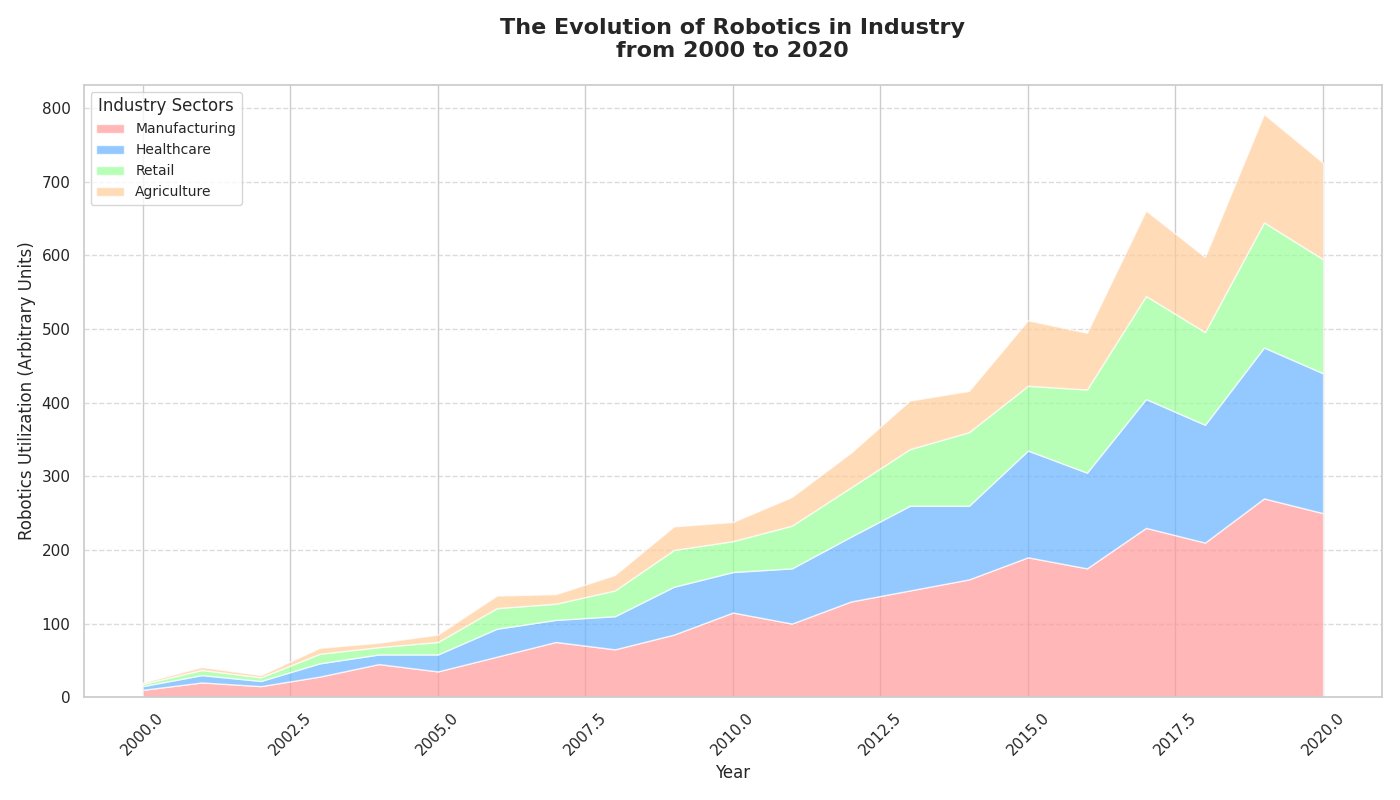

Source code (Python):
import matplotlib.pyplot as plt
import numpy as np

# Years from 2000 to 2020
years = np.arange(2000, 2021)

# Proportion of robotics utilization with shuffled data
manufacturing = np.array([10, 20, 15, 28, 45, 35, 55, 75, 65, 85, 115, 100, 130, 145, 160, 190, 175, 230, 210, 270, 250])
healthcare = np.array([5, 10, 7, 18, 13, 23, 38, 30, 45, 65, 55, 75, 88, 115, 100, 145, 130, 175, 160, 205, 190])
retail = np.array([3, 7, 5, 13, 10, 17, 28, 22, 35, 50, 42, 58, 67, 77, 100, 88, 113, 140, 126, 170, 155])
agriculture = np.array([2, 4, 3, 8, 6, 10, 17, 13, 21, 32, 26, 39, 47, 66, 56, 89, 77, 116, 102, 147, 131])

plt.figure(figsize=(14, 8))
plt.stackplot(years, manufacturing, healthcare, retail, agriculture,
              labels=['Manufacturing', 'Healthcare', 'Retail', 'Agriculture'],
              colors=['#FF9999', '#66B3FF', '#99FF99', '#FFCC99'], alpha=0.7)

plt.title("The Evolution of Robotics in Industry\nfrom 2000 to 2020", fontsize=16, fontweight='bold', pad=20)
plt.xlabel("Year", fontsize=12)
plt.ylabel("Robotics Utilization (Arbitrary Units)", fontsize=12)
plt.legend(loc='upper left', fontsize=10, title="Industry Sectors")
plt.xticks(rotation=45)
plt.grid(axis='y', linestyle='--', alpha=0.7)
plt.tight_layout()
plt.show()
